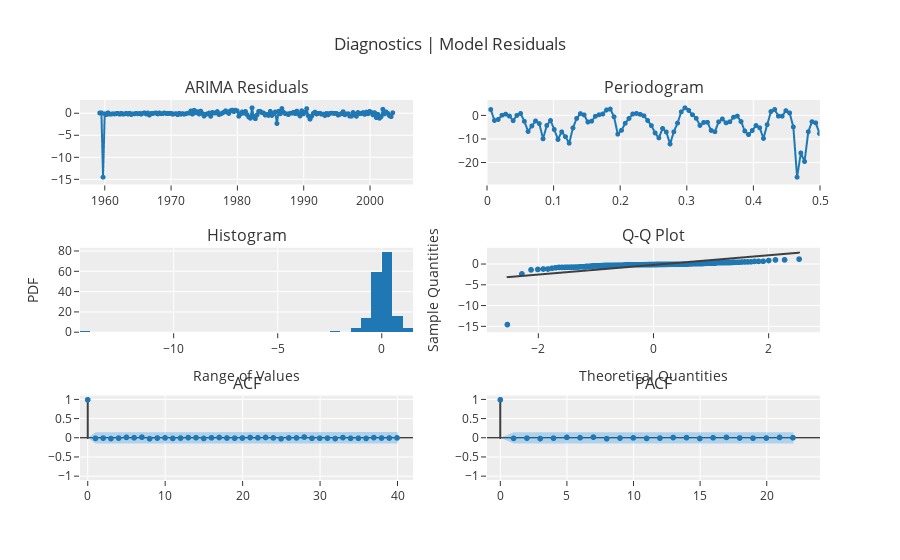

Notebook code for this chart:
### Code cell
# plot the diagnostics of the custom sarima model
exp.plot_model(custom_sarima2, plot='diagnostics')

### Figure 1 — Plotly figure (JSON) as saved in the notebook; plotly's stock layout.template omitted (floating-point values rounded to 4 significant figures; data arrays with more than 128 entries replaced by an {"elided": "..."} marker saying what was removed)
{"data": [{"line": {"color": "rgb(31, 119, 180)", "width": 2}, "marker": {"color": "rgb(31, 119, 180)", "size": 5}, "mode": "lines+markers", "name": "ARIMA", "showlegend": false, "type": "scattergl", "x": {"elided": "178 str values"}, "xaxis": "x", "y": {"elided": "178 float values"}, "yaxis": "y"}, {"hoverinfo": "text", "hovertext": ["Freq: 0.0056<br>Ampl: 2.6783<br>Time period: 178.0", "Freq: 0.0112<br>Ampl: -1.9746<br>Time period: 89.0", "Freq: 0.0169<br>Ampl: -1.54<br>Time period: 59.3333", "Freq: 0.0225<br>Ampl: 0.2452<br>Time period: 44.5", "Freq: 0.0281<br>Ampl: 0.7182<br>Time period: 35.6", "Freq: 0.0337<br>Ampl: -0.1063<br>Time period: 29.6667", "Freq: 0.0393<br>Ampl: -2.0563<br>Time period: 25.4286", "Freq: 0.0449<br>Ampl: 0.1858<br>Time period: 22.25", "Freq: 0.0506<br>Ampl: 0.9986<br>Time period: 19.7778", "Freq: 0.0562<br>Ampl: -2.3461<br>Time period: 17.8", "Freq: 0.0618<br>Ampl: -6.6679<br>Time period: 16.1818", "Freq: 0.0674<br>Ampl: -4.3404<br>Time period: 14.8333", "Freq: 0.073<br>Ampl: -2.1966<br>Time period: 13.6923", "Freq: 0.0787<br>Ampl: -3.3168<br>Time period: 12.7143", "Freq: 0.0843<br>Ampl: -9.8254<br>Time period: 11.8667", "Freq: 0.0899<br>Ampl: -4.123<br>Time period: 11.125", "Freq: 0.0955<br>Ampl: -1.997<br>Time period: 10.4706", "Freq: 0.1011<br>Ampl: -5.8334<br>Time period: 9.8889", "Freq: 0.1067<br>Ampl: -10.0891<br>Time period: 9.3684", "Freq: 0.1124<br>Ampl: -6.8474<br>Time period: 8.9", "Freq: 0.118<br>Ampl: -8.9116<br>Time period: 8.4762", "Freq: 0.1236<br>Ampl: -11.6848<br>Time period: 8.0909", "Freq: 0.1292<br>Ampl: -5.1704<br>Time period: 7.7391", "Freq: 0.1348<br>Ampl: -1.0907<br>Time period: 7.4167", "Freq: 0.1404<br>Ampl: 0.9429<br>Time period: 7.12", "Freq: 0.1461<br>Ampl: 0.3816<br>Time period: 6.8462", "Freq: 0.1517<br>Ampl: -2.6266<br>Time period: 6.5926", "Freq: 0.1573<br>Ampl: -2.2763<br>Time period: 6.3571", "Freq: 0.1629<br>Ampl: -0.2062<br>Time period: 6.1379", "Freq: 0.1685<br>Ampl: 0.4646<br>Time period: 5.9333", "Freq: 0.1742<br>Ampl: 0.794<br>Time period: 5.7419", "Freq: 0.1798<br>Ampl: 2.5222<br>Time period: 5.5625", "Freq: 0.1854<br>Ampl: 2.8835<br>Time period: 5.3939", "Freq: 0.191<br>Ampl: -0.4248<br>Time period: 5.2353", "Freq: 0.1966<br>Ampl: -7.8158<br>Time period: 5.0857", "Freq: 0.2022<br>Ampl: -6.1868<br>Time period: 4.9444", "Freq: 0.2079<br>Ampl: -3.18<br>Time period: 4.8108", "Freq: 0.2135<br>Ampl: -1.1257<br>Time period: 4.6842", "Freq: 0.2191<br>Ampl: 0.7661<br>Time period: 4.5641", "Freq: 0.2247<br>Ampl: 1.027<br>Time period: 4.45", "Freq: 0.2303<br>Ampl: 0.6411<br>Time period: 4.3415", "Freq: 0.236<br>Ampl: 0.0081<br>Time period: 4.2381", "Freq: 0.2416<br>Ampl: -2.0031<br>Time period: 4.1395", "Freq: 0.2472<br>Ampl: -4.1673<br>Time period: 4.0455", "Freq: 0.2528<br>Ampl: -7.3085<br>Time period: 3.9556", "Freq: 0.2584<br>Ampl: -9.4071<br>Time period: 3.8696", "Freq: 0.264<br>Ampl: -5.3879<br>Time period: 3.7872", "Freq: 0.2697<br>Ampl: -6.9209<br>Time period: 3.7083", "Freq: 0.2753<br>Ampl: -12.0288<br>Time period: 3.6327", "Freq: 0.2809<br>Ampl: -6.8334<br>Time period: 3.56", "Freq: 0.2865<br>Ampl: -3.0929<br>Time period: 3.4902", "Freq: 0.2921<br>Ampl: 1.7052<br>Time period: 3.4231", "Freq: 0.2978<br>Ampl: 3.429<br>Time period: 3.3585", "Freq: 0.3034<br>Ampl: 2.3105<br>Time period: 3.2963", "Freq: 0.309<br>Ampl: 0.4684<br>Time period: 3.2364", "Freq: 0.3146<br>Ampl: -1.0702<br>Time period: 3.1786", "Freq: 0.3202<br>Ampl: -4.1<br>Time period: 3.1228", "Freq: 0.3258<br>Ampl: -2.8151<br>Time period: 3.069", "Freq: 0.3315<br>Ampl: -2.7489<br>Time period: 3.0169", "Freq: 0.3371<br>Ampl: -6.2277<br>Time period: 2.9667", "Freq: 0.3427<br>Ampl: -6.7857<br>Time period: 2.918", "Freq: 0.3483<br>Ampl: -2.5471<br>Time period: 2.871", "Freq: 0.3539<br>Ampl: -1.3308<br>Time period: 2.8254", "Freq: 0.3596<br>Ampl: -2.9982<br>Time period: 2.7812", "Freq: 0.3652<br>Ampl: -2.5176<br>Time period: 2.7385", "Freq: 0.3708<br>Ampl: -0.5871<br>Time period: 2.697", "Freq: 0.3764<br>Ampl: -0.1146<br>Time period: 2.6567", "Freq: 0.382<br>Ampl: -2.4405<br>Time period: 2.6176", "Freq: 0.3876<br>Ampl: -6.4633<br>Time period: 2.5797", "Freq: 0.3933<br>Ampl: -8.0081<br>Time period: 2.5429", "Freq: 0.3989<br>Ampl: -6.2635<br>Time period: 2.507", "Freq: 0.4045<br>Ampl: -4.158<br>Time period: 2.4722", "Freq: 0.4101<br>Ampl: -5.1168<br>Time period: 2.4384", "Freq: 0.4157<br>Ampl: -9.6555<br>Time period: 2.4054", "Freq: 0.4213<br>Ampl: -3.7615<br>Time period: 2.3733", "Freq: 0.427<br>Ampl: 1.845<br>Time period: 2.3421", "Freq: 0.4326<br>Ampl: 2.7023<br>Time period: 2.3117", "Freq: 0.4382<br>Ampl: -0.1195<br>Time period: 2.2821", "Freq: 0.4438<br>Ampl: -0.1503<br>Time period: 2.2532", "Freq: 0.4494<br>Ampl: 2.2099<br>Time period: 2.225", "Freq: 0.4551<br>Ampl: 1.2426<br>Time period: 2.1975", "Freq: 0.4607<br>Ampl: -4.7653<br>Time period: 2.1707", "Freq: 0.4663<br>Ampl: -26.199<br>Time period: 2.1446", "Freq: 0.4719<br>Ampl: -15.8494<br>Time period: 2.119", "Freq: 0.4775<br>Ampl: -19.5001<br>Time period: 2.0941", "Freq: 0.4831<br>Ampl: -6.7629<br>Time period: 2.0698", "Freq: 0.4888<br>Ampl: -2.4981<br>Time period: 2.046", "Freq: 0.4944<br>Ampl: -3.0224<br>Time period: 2.0227", "Freq: 0.5<br>Ampl: -7.5428<br>Time period: 2.0"], "line": {"color": "#1f77b4", "width": 2}, "marker": {"size": 5}, "mode": "lines+markers", "name": "ARIMA", "showlegend": false, "type": "scattergl", "x": [0.005618, 0.01124, 0.01685, 0.02247, 0.02809, 0.03371, 0.03933, 0.04494, 0.05056, 0.05618, 0.0618, 0.06742, 0.07303, 0.07865, 0.08427, 0.08989, 0.09551, 0.1011, 0.1067, 0.1124, 0.118, 0.1236, 0.1292, 0.1348, 0.1404, 0.1461, 0.1517, 0.1573, 0.1629, 0.1685, 0.1742, 0.1798, 0.1854, 0.191, 0.1966, 0.2022, 0.2079, 0.2135, 0.2191, 0.2247, 0.2303, 0.236, 0.2416, 0.2472, 0.2528, 0.2584, 0.264, 0.2697, 0.2753, 0.2809, 0.2865, 0.2921, 0.2978, 0.3034, 0.309, 0.3146, 0.3202, 0.3258, 0.3315, 0.3371, 0.3427, 0.3483, 0.3539, 0.3596, 0.3652, 0.3708, 0.3764, 0.382, 0.3876, 0.3933, 0.3989, 0.4045, 0.4101, 0.4157, 0.4213, 0.427, 0.4326, 0.4382, 0.4438, 0.4494, 0.4551, 0.4607, 0.4663, 0.4719, 0.4775, 0.4831, 0.4888, 0.4944, 0.5], "xaxis": "x2", "y": [2.678, -1.975, -1.54, 0.2452, 0.7182, -0.1063, -2.056, 0.1858, 0.9986, -2.346, -6.668, -4.34, -2.197, -3.317, -9.825, -4.123, -1.997, -5.833, -10.09, -6.847, -8.912, -11.68, -5.17, -1.091, 0.9429, 0.3816, -2.627, -2.276, -0.2062, 0.4646, 0.794, 2.522, 2.883, -0.4248, -7.816, -6.187, -3.18, -1.126, 0.7661, 1.027, 0.6411, 0.008054, -2.003, -4.167, -7.309, -9.407, -5.388, -6.921, -12.03, -6.833, -3.093, 1.705, 3.429, 2.31, 0.4684, -1.07, -4.1, -2.815, -2.749, -6.228, -6.786, -2.547, -1.331, -2.998, -2.518, -0.5871, -0.1146, -2.441, -6.463, -8.008, -6.263, -4.158, -5.117, -9.656, -3.761, 1.845, 2.702, -0.1195, -0.1503, 2.21, 1.243, -4.765, -26.2, -15.85, -19.5, -6.763, -2.498, -3.022, -7.543], "yaxis": "y2"}, {"alignmentgroup": "True", "bingroup": "x", "hovertemplate": "variable=ARIMA<br>value=%{x}<br>count=%{y}<extra></extra>", "legendgroup": "ARIMA", "marker": {"color": "#1f77b4", "pattern": {"shape": ""}}, "name": "ARIMA", "offsetgroup": "ARIMA", "orientation": "v", "showlegend": false, "type": "histogram", "x": {"elided": "178 float values"}, "xaxis": "x3", "yaxis": "y3"}, {"marker": {"color": "#1f77b4"}, "mode": "markers", "name": "ARIMA", "showlegend": false, "type": "scattergl", "x": {"elided": "178 float values"}, "xaxis": "x4", "y": {"elided": "178 float values"}, "yaxis": "y4"}, {"line": {"color": "#3f3f3f"}, "mode": "lines", "name": "ARIMA", "showlegend": false, "type": "scattergl", "x": {"elided": "178 float values"}, "xaxis": "x4", "y": {"elided": "178 float values"}, "yaxis": "y4"}, {"line": {"color": "#3f3f3f"}, "mode": "lines", "name": "ACF", "showlegend": false, "type": "scattergl", "x": [0, 0], "xaxis": "x5", "y": [0, 1], "yaxis": "y5"}, {"line": {"color": "#3f3f3f"}, "mode": "lines", "name": "ACF", "showlegend": false, "type": "scattergl", "x": [1, 1], "xaxis": "x5", "y": [0, -0.00942], "yaxis": "y5"}, {"line": {"color": "#3f3f3f"}, "mode": "lines", "name": "ACF", "showlegend": false, "type": "scattergl", "x": [2, 2], "xaxis": "x5", "y": [0, -0.003025], "yaxis": "y5"}, {"line": {"color": "#3f3f3f"}, "mode": "lines", "name": "ACF", "showlegend": false, "type": "scattergl", "x": [3, 3], "xaxis": "x5", "y": [0, -0.01443], "yaxis": "y5"}, {"line": {"color": "#3f3f3f"}, "mode": "lines", "name": "ACF", "showlegend": false, "type": "scattergl", "x": [4, 4], "xaxis": "x5", "y": [0, -0.003378], "yaxis": "y5"}, {"line": {"color": "#3f3f3f"}, "mode": "lines", "name": "ACF", "showlegend": false, "type": "scattergl", "x": [5, 5], "xaxis": "x5", "y": [0, 0.01569], "yaxis": "y5"}, {"line": {"color": "#3f3f3f"}, "mode": "lines", "name": "ACF", "showlegend": false, "type": "scattergl", "x": [6, 6], "xaxis": "x5", "y": [0, 0.006925], "yaxis": "y5"}, {"line": {"color": "#3f3f3f"}, "mode": "lines", "name": "ACF", "showlegend": false, "type": "scattergl", "x": [7, 7], "xaxis": "x5", "y": [0, 0.0212], "yaxis": "y5"}, {"line": {"color": "#3f3f3f"}, "mode": "lines", "name": "ACF", "showlegend": false, "type": "scattergl", "x": [8, 8], "xaxis": "x5", "y": [0, -0.01814], "yaxis": "y5"}, {"line": {"color": "#3f3f3f"}, "mode": "lines", "name": "ACF", "showlegend": false, "type": "scattergl", "x": [9, 9], "xaxis": "x5", "y": [0, -0.001702], "yaxis": "y5"}, {"line": {"color": "#3f3f3f"}, "mode": "lines", "name": "ACF", "showlegend": false, "type": "scattergl", "x": [10, 10], "xaxis": "x5", "y": [0, 0.002682], "yaxis": "y5"}, {"line": {"color": "#3f3f3f"}, "mode": "lines", "name": "ACF", "showlegend": false, "type": "scattergl", "x": [11, 11], "xaxis": "x5", "y": [0, -0.01029], "yaxis": "y5"}, {"line": {"color": "#3f3f3f"}, "mode": "lines", "name": "ACF", "showlegend": false, "type": "scattergl", "x": [12, 12], "xaxis": "x5", "y": [0, -0.001577], "yaxis": "y5"}, {"line": {"color": "#3f3f3f"}, "mode": "lines", "name": "ACF", "showlegend": false, "type": "scattergl", "x": [13, 13], "xaxis": "x5", "y": [0, 0.01019], "yaxis": "y5"}, {"line": {"color": "#3f3f3f"}, "mode": "lines", "name": "ACF", "showlegend": false, "type": "scattergl", "x": [14, 14], "xaxis": "x5", "y": [0, 0.008345], "yaxis": "y5"}, {"line": {"color": "#3f3f3f"}, "mode": "lines", "name": "ACF", "showlegend": false, "type": "scattergl", "x": [15, 15], "xaxis": "x5", "y": [0, -0.01233], "yaxis": "y5"}, {"line": {"color": "#3f3f3f"}, "mode": "lines", "name": "ACF", "showlegend": false, "type": "scattergl", "x": [16, 16], "xaxis": "x5", "y": [0, 0.004919], "yaxis": "y5"}, {"line": {"color": "#3f3f3f"}, "mode": "lines", "name": "ACF", "showlegend": false, "type": "scattergl", "x": [17, 17], "xaxis": "x5", "y": [0, 0.01289], "yaxis": "y5"}, {"line": {"color": "#3f3f3f"}, "mode": "lines", "name": "ACF", "showlegend": false, "type": "scattergl", "x": [18, 18], "xaxis": "x5", "y": [0, -1.805e-05], "yaxis": "y5"}, {"line": {"color": "#3f3f3f"}, "mode": "lines", "name": "ACF", "showlegend": false, "type": "scattergl", "x": [19, 19], "xaxis": "x5", "y": [0, -0.004532], "yaxis": "y5"}, {"line": {"color": "#3f3f3f"}, "mode": "lines", "name": "ACF", "showlegend": false, "type": "scattergl", "x": [20, 20], "xaxis": "x5", "y": [0, -0.000857], "yaxis": "y5"}, {"line": {"color": "#3f3f3f"}, "mode": "lines", "name": "ACF", "showlegend": false, "type": "scattergl", "x": [21, 21], "xaxis": "x5", "y": [0, 0.01227], "yaxis": "y5"}, {"line": {"color": "#3f3f3f"}, "mode": "lines", "name": "ACF", "showlegend": false, "type": "scattergl", "x": [22, 22], "xaxis": "x5", "y": [0, 0.005223], "yaxis": "y5"}, {"line": {"color": "#3f3f3f"}, "mode": "lines", "name": "ACF", "showlegend": false, "type": "scattergl", "x": [23, 23], "xaxis": "x5", "y": [0, 0.01359], "yaxis": "y5"}, {"line": {"color": "#3f3f3f"}, "mode": "lines", "name": "ACF", "showlegend": false, "type": "scattergl", "x": [24, 24], "xaxis": "x5", "y": [0, 0.002329], "yaxis": "y5"}, {"line": {"color": "#3f3f3f"}, "mode": "lines", "name": "ACF", "showlegend": false, "type": "scattergl", "x": [25, 25], "xaxis": "x5", "y": [0, -0.01852], "yaxis": "y5"}, {"line": {"color": "#3f3f3f"}, "mode": "lines", "name": "ACF", "showlegend": false, "type": "scattergl", "x": [26, 26], "xaxis": "x5", "y": [0, 0.000743], "yaxis": "y5"}, {"line": {"color": "#3f3f3f"}, "mode": "lines", "name": "ACF", "showlegend": false, "type": "scattergl", "x": [27, 27], "xaxis": "x5", "y": [0, 0.001279], "yaxis": "y5"}, {"line": {"color": "#3f3f3f"}, "mode": "lines", "name": "ACF", "showlegend": false, "type": "scattergl", "x": [28, 28], "xaxis": "x5", "y": [0, 0.02405], "yaxis": "y5"}, {"line": {"color": "#3f3f3f"}, "mode": "lines", "name": "ACF", "showlegend": false, "type": "scattergl", "x": [29, 29], "xaxis": "x5", "y": [0, -0.007384], "yaxis": "y5"}, {"line": {"color": "#3f3f3f"}, "mode": "lines", "name": "ACF", "showlegend": false, "type": "scattergl", "x": [30, 30], "xaxis": "x5", "y": [0, -0.005828], "yaxis": "y5"}, {"line": {"color": "#3f3f3f"}, "mode": "lines", "name": "ACF", "showlegend": false, "type": "scattergl", "x": [31, 31], "xaxis": "x5", "y": [0, -0.003288], "yaxis": "y5"}, {"line": {"color": "#3f3f3f"}, "mode": "lines", "name": "ACF", "showlegend": false, "type": "scattergl", "x": [32, 32], "xaxis": "x5", "y": [0, -0.01441], "yaxis": "y5"}, {"line": {"color": "#3f3f3f"}, "mode": "lines", "name": "ACF", "showlegend": false, "type": "scattergl", "x": [33, 33], "xaxis": "x5", "y": [0, 0.01089], "yaxis": "y5"}, {"line": {"color": "#3f3f3f"}, "mode": "lines", "name": "ACF", "showlegend": false, "type": "scattergl", "x": [34, 34], "xaxis": "x5", "y": [0, -0.007841], "yaxis": "y5"}, {"line": {"color": "#3f3f3f"}, "mode": "lines", "name": "ACF", "showlegend": false, "type": "scattergl", "x": [35, 35], "xaxis": "x5", "y": [0, -0.007692], "yaxis": "y5"}, {"line": {"color": "#3f3f3f"}, "mode": "lines", "name": "ACF", "showlegend": false, "type": "scattergl", "x": [36, 36], "xaxis": "x5", "y": [0, -0.01148], "yaxis": "y5"}, {"line": {"color": "#3f3f3f"}, "mode": "lines", "name": "ACF", "showlegend": false, "type": "scattergl", "x": [37, 37], "xaxis": "x5", "y": [0, 0.00986], "yaxis": "y5"}, {"line": {"color": "#3f3f3f"}, "mode": "lines", "name": "ACF", "showlegend": false, "type": "scattergl", "x": [38, 38], "xaxis": "x5", "y": [0, -0.0007662], "yaxis": "y5"}, {"line": {"color": "#3f3f3f"}, "mode": "lines", "name": "ACF", "showlegend": false, "type": "scattergl", "x": [39, 39], "xaxis": "x5", "y": [0, -0.0002607], "yaxis": "y5"}, {"line": {"color": "#3f3f3f"}, "mode": "lines", "name": "ACF", "showlegend": false, "type": "scattergl", "x": [40, 40], "xaxis": "x5", "y": [0, 0.002138], "yaxis": "y5"}, {"marker": {"color": "#1f77b4", "size": 6}, "mode": "markers", "name": "ACF", "showlegend": false, "type": "scattergl", "x": [0, 1, 2, 3, 4, 5, 6, 7, 8, 9, 10, 11, 12, 13, 14, 15, 16, 17, 18, 19, 20, 21, 22, 23, 24, 25, 26, 27, 28, 29, 30, 31, 32, 33, 34, 35, 36, 37, 38, 39, 40], "xaxis": "x5", "y": [1, -0.00942, -0.003025, -0.01443, -0.003378, 0.01569, 0.006925, 0.0212, -0.01814, -0.001702, 0.002682, -0.01029, -0.001577, 0.01019, 0.008345, -0.01233, 0.004919, 0.01289, -1.805e-05, -0.004532, -0.000857, 0.01227, 0.005223, 0.01359, 0.002329, -0.01852, 0.000743, 0.001279, 0.02405, -0.007384, -0.005828, -0.003288, -0.01441, 0.01089, -0.007841, -0.007692, -0.01148, 0.00986, -0.0007662, -0.0002607, 0.002138], "yaxis": "y5"}, {"line": {"color": "rgba(255,255,255,0)"}, "mode": "lines", "name": "UC", "showlegend": false, "type": "scatter", "x": [0, 1, 2, 3, 4, 5, 6, 7, 8, 9, 10, 11, 12, 13, 14, 15, 16, 17, 18, 19, 20, 21, 22, 23, 24, 25, 26, 27, 28, 29, 30, 31, 32, 33, 34, 35, 36, 37, 38, 39, 40], "xaxis": "x5", "y": [0, 0.1469, 0.1469, 0.1469, 0.147, 0.147, 0.147, 0.147, 0.1471, 0.1471, 0.1471, 0.1471, 0.1471, 0.1471, 0.1471, 0.1472, 0.1472, 0.1472, 0.1472, 0.1472, 0.1472, 0.1472, 0.1472, 0.1472, 0.1473, 0.1473, 0.1473, 0.1473, 0.1473, 0.1474, 0.1474, 0.1474, 0.1474, 0.1474, 0.1475, 0.1475, 0.1475, 0.1475, 0.1475, 0.1475, 0.1475], "yaxis": "y5"}, {"fill": "tonexty", "fillcolor": "rgba(32, 146, 230,0.3)", "line": {"color": "rgba(255,255,255,0)"}, "mode": "lines", "name": "LC", "showlegend": false, "type": "scatter", "x": [0, 1, 2, 3, 4, 5, 6, 7, 8, 9, 10, 11, 12, 13, 14, 15, 16, 17, 18, 19, 20, 21, 22, 23, 24, 25, 26, 27, 28, 29, 30, 31, 32, 33, 34, 35, 36, 37, 38, 39, 40], "xaxis": "x5", "y": [0, -0.1469, -0.1469, -0.1469, -0.147, -0.147, -0.147, -0.147, -0.1471, -0.1471, -0.1471, -0.1471, -0.1471, -0.1471, -0.1471, -0.1472, -0.1472, -0.1472, -0.1472, -0.1472, -0.1472, -0.1472, -0.1472, -0.1472, -0.1473, -0.1473, -0.1473, -0.1473, -0.1473, -0.1474, -0.1474, -0.1474, -0.1474, -0.1474, -0.1475, -0.1475, -0.1475, -0.1475, -0.1475, -0.1475, -0.1475], "yaxis": "y5"}, {"line": {"color": "#3f3f3f"}, "mode": "lines", "name": "PACF", "showlegend": false, "type": "scattergl", "x": [0, 0], "xaxis": "x6", "y": [0, 1], "yaxis": "y6"}, {"line": {"color": "#3f3f3f"}, "mode": "lines", "name": "PACF", "showlegend": false, "type": "scattergl", "x": [1, 1], "xaxis": "x6", "y": [0, -0.009473], "yaxis": "y6"}, {"line": {"color": "#3f3f3f"}, "mode": "lines", "name": "PACF", "showlegend": false, "type": "scattergl", "x": [2, 2], "xaxis": "x6", "y": [0, -0.00315], "yaxis": "y6"}, {"line": {"color": "#3f3f3f"}, "mode": "lines", "name": "PACF", "showlegend": false, "type": "scattergl", "x": [3, 3], "xaxis": "x6", "y": [0, -0.01474], "yaxis": "y6"}, {"line": {"color": "#3f3f3f"}, "mode": "lines", "name": "PACF", "showlegend": false, "type": "scattergl", "x": [4, 4], "xaxis": "x6", "y": [0, -0.003747], "yaxis": "y6"}, {"line": {"color": "#3f3f3f"}, "mode": "lines", "name": "PACF", "showlegend": false, "type": "scattergl", "x": [5, 5], "xaxis": "x6", "y": [0, 0.01598], "yaxis": "y6"}, {"line": {"color": "#3f3f3f"}, "mode": "lines", "name": "PACF", "showlegend": false, "type": "scattergl", "x": [6, 6], "xaxis": "x6", "y": [0, 0.007239], "yaxis": "y6"}, {"line": {"color": "#3f3f3f"}, "mode": "lines", "name": "PACF", "showlegend": false, "type": "scattergl", "x": [7, 7], "xaxis": "x6", "y": [0, 0.02221], "yaxis": "y6"}, {"line": {"color": "#3f3f3f"}, "mode": "lines", "name": "PACF", "showlegend": false, "type": "scattergl", "x": [8, 8], "xaxis": "x6", "y": [0, -0.01808], "yaxis": "y6"}, {"line": {"color": "#3f3f3f"}, "mode": "lines", "name": "PACF", "showlegend": false, "type": "scattergl", "x": [9, 9], "xaxis": "x6", "y": [0, -0.001687], "yaxis": "y6"}, {"line": {"color": "#3f3f3f"}, "mode": "lines", "name": "PACF", "showlegend": false, "type": "scattergl", "x": [10, 10], "xaxis": "x6", "y": [0, 0.003127], "yaxis": "y6"}, {"line": {"color": "#3f3f3f"}, "mode": "lines", "name": "PACF", "showlegend": false, "type": "scattergl", "x": [11, 11], "xaxis": "x6", "y": [0, -0.01156], "yaxis": "y6"}, {"line": {"color": "#3f3f3f"}, "mode": "lines", "name": "PACF", "showlegend": false, "type": "scattergl", "x": [12, 12], "xaxis": "x6", "y": [0, -0.002822], "yaxis": "y6"}, {"line": {"color": "#3f3f3f"}, "mode": "lines", "name": "PACF", "showlegend": false, "type": "scattergl", "x": [13, 13], "xaxis": "x6", "y": [0, 0.01125], "yaxis": "y6"}, {"line": {"color": "#3f3f3f"}, "mode": "lines", "name": "PACF", "showlegend": false, "type": "scattergl", "x": [14, 14], "xaxis": "x6", "y": [0, 0.008802], "yaxis": "y6"}, {"line": {"color": "#3f3f3f"}, "mode": "lines", "name": "PACF", "showlegend": false, "type": "scattergl", "x": [15, 15], "xaxis": "x6", "y": [0, -0.01264], "yaxis": "y6"}, {"line": {"color": "#3f3f3f"}, "mode": "lines", "name": "PACF", "showlegend": false, "type": "scattergl", "x": [16, 16], "xaxis": "x6", "y": [0, 0.005579], "yaxis": "y6"}, {"line": {"color": "#3f3f3f"}, "mode": "lines", "name": "PACF", "showlegend": false, "type": "scattergl", "x": [17, 17], "xaxis": "x6", "y": [0, 0.01467], "yaxis": "y6"}, {"line": {"color": "#3f3f3f"}, "mode": "lines", "name": "PACF", "showlegend": false, "type": "scattergl", "x": [18, 18], "xaxis": "x6", "y": [0, 0.0002366], "yaxis": "y6"}, {"line": {"color": "#3f3f3f"}, "mode": "lines", "name": "PACF", "showlegend": false, "type": "scattergl", "x": [19, 19], "xaxis": "x6", "y": [0, -0.005689], "yaxis": "y6"}, {"line": {"color": "#3f3f3f"}, "mode": "lines", "name": "PACF", "showlegend": false, "type": "scattergl", "x": [20, 20], "xaxis": "x6", "y": [0, -0.0009415], "yaxis": "y6"}, {"line": {"color": "#3f3f3f"}, "mode": "lines", "name": "PACF", "showlegend": false, "type": "scattergl", "x": [21, 21], "xaxis": "x6", "y": [0, 0.0141], "yaxis": "y6"}, {"line": {"color": "#3f3f3f"}, "mode": "lines", "name": "PACF", "showlegend": false, "type": "scattergl", "x": [22, 22], "xaxis": "x6", "y": [0, 0.00635], "yaxis": "y6"}, {"marker": {"color": "#1f77b4", "size": 6}, "mode": "markers", "name": "PACF", "showlegend": false, "type": "scattergl", "x": [0, 1, 2, 3, 4, 5, 6, 7, 8, 9, 10, 11, 12, 13, 14, 15, 16, 17, 18, 19, 20, 21, 22], "xaxis": "x6", "y": [1, -0.009473, -0.00315, -0.01474, -0.003747, 0.01598, 0.007239, 0.02221, -0.01808, -0.001687, 0.003127, -0.01156, -0.002822, 0.01125, 0.008802, -0.01264, 0.005579, 0.01467, 0.0002366, -0.005689, -0.0009415, 0.0141, 0.00635], "yaxis": "y6"}, {"line": {"color": "rgba(255,255,255,0)"}, "mode": "lines", "name": "UC", "showlegend": false, "type": "scatter", "x": [0, 1, 2, 3, 4, 5, 6, 7, 8, 9, 10, 11, 12, 13, 14, 15, 16, 17, 18, 19, 20, 21, 22], "xaxis": "x6", "y": [0, 0.1469, 0.1469, 0.1469, 0.1469, 0.1469, 0.1469, 0.1469, 0.1469, 0.1469, 0.1469, 0.1469, 0.1469, 0.1469, 0.1469, 0.1469, 0.1469, 0.1469, 0.1469, 0.1469, 0.1469, 0.1469, 0.1469], "yaxis": "y6"}, {"fill": "tonexty", "fillcolor": "rgba(32, 146, 230,0.3)", "line": {"color": "rgba(255,255,255,0)"}, "mode": "lines", "name": "LC", "showlegend": false, "type": "scatter", "x": [0, 1, 2, 3, 4, 5, 6, 7, 8, 9, 10, 11, 12, 13, 14, 15, 16, 17, 18, 19, 20, 21, 22], "xaxis": "x6", "y": [0, -0.1469, -0.1469, -0.1469, -0.1469, -0.1469, -0.1469, -0.1469, -0.1469, -0.1469, -0.1469, -0.1469, -0.1469, -0.1469, -0.1469, -0.1469, -0.1469, -0.1469, -0.1469, -0.1469, -0.1469, -0.1469, -0.1469], "yaxis": "y6"}], "layout": {"annotations": [{"font": {"size": 16}, "showarrow": false, "text": "ARIMA Residuals", "x": 0.225, "xanchor": "center", "xref": "paper", "y": 1, "yanchor": "bottom", "yref": "paper"}, {"font": {"size": 16}, "showarrow": false, "text": "Periodogram", "x": 0.775, "xanchor": "center", "xref": "paper", "y": 1, "yanchor": "bottom", "yref": "paper"}, {"font": {"size": 16}, "showarrow": false, "text": "Histogram", "x": 0.225, "xanchor": "center", "xref": "paper", "y": 0.6111, "yanchor": "bottom", "yref": "paper"}, {"font": {"size": 16}, "showarrow": false, "text": "Q-Q Plot", "x": 0.775, "xanchor": "center", "xref": "paper", "y": 0.6111, "yanchor": "bottom", "yref": "paper"}, {"font": {"size": 16}, "showarrow": false, "text": "ACF", "x": 0.225, "xanchor": "center", "xref": "paper", "y": 0.2222, "yanchor": "bottom", "yref": "paper"}, {"font": {"size": 16}, "showarrow": false, "text": "PACF", "x": 0.775, "xanchor": "center", "xref": "paper", "y": 0.2222, "yanchor": "bottom", "yref": "paper"}], "showlegend": false, "title": {"text": "Diagnostics | Model Residuals"}, "xaxis": {"anchor": "y", "domain": [0, 0.45]}, "xaxis2": {"anchor": "y2", "domain": [0.55, 1], "range": [0, 0.5]}, "xaxis3": {"anchor": "y3", "domain": [0, 0.45], "title": {"text": "Range of Values"}}, "xaxis4": {"anchor": "y4", "domain": [0.55, 1], "title": {"text": "Theoretical Quantities"}}, "xaxis5": {"anchor": "y5", "domain": [0, 0.45], "range": [-1, 42]}, "xaxis6": {"anchor": "y6", "domain": [0.55, 1], "range": [-1, 24]}, "yaxis": {"anchor": "x", "domain": [0.7778, 1]}, "yaxis2": {"anchor": "x2", "domain": [0.7778, 1]}, "yaxis3": {"anchor": "x3", "domain": [0.3889, 0.6111], "title": {"text": "PDF"}}, "yaxis4": {"anchor": "x4", "domain": [0.3889, 0.6111], "title": {"text": "Sample Quantities"}}, "yaxis5": {"anchor": "x5", "domain": [0, 0.2222], "range": [-1.1, 1.1], "zerolinecolor": "#000000"}, "yaxis6": {"anchor": "x6", "domain": [0, 0.2222], "range": [-1.1, 1.1], "zerolinecolor": "#000000"}}}
